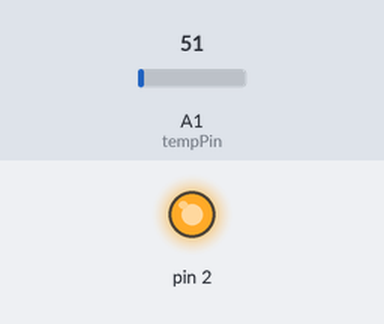
Bench run of a sketch on a simulated Arduino Uno, built with avr-gcc and run on an emulated ATmega328P. Shown: output pins drawn as LEDs (lit = HIGH). The inputs (shaded band) are chosen by the test bench; at power-on: A1 (tempPin) = 51. What the sketch prints to the serial monitor is not drawn.

Above: at 1.2 s.
1.3 s: A1 (tempPin) set to 23
4.3 s: A1 (tempPin) set to 18
Timing chart, 0 to 7.3 s (numbered marks = the images above; inputs shaded):
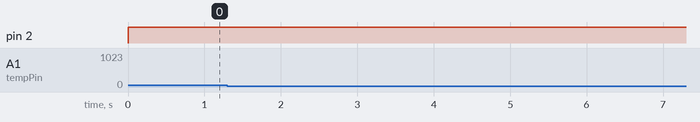

Measured:
- after the input at 1.3 s, every drawn part: stays the same
- after the input at 4.3 s, every drawn part: stays the same

The sketch:

SmartHomeTemperature.ino
```cpp
int valor;
int tempPin = A1;

void setup() {
  Serial.begin(9600);
  pinMode(2, OUTPUT);
}

void loop() {

  valor = analogRead(tempPin);
  //10 milovolts de mas por grados centigrados
  float mv = (valor/1024.0)*5000;
  float cel = mv/10;

  Serial.print("Temperatura = ");
  Serial.print(cel);
  Serial.print("*C");
  Serial.println();


  digitalWrite(2, HIGH);


}
```
